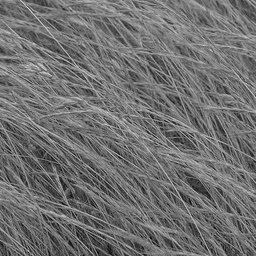
#> input picture Computer Vision/exercise1/grass.jpg, 256 x 256 px
$ jupyter execute --allow-errors 02_fourier.ipynb   (shell and % lines are left out)
#> lines starting #> are read from the running program, lines starting #| are printed output that depends on the picture
# Fourier transform

In this part, we look at the effect of filtering in Fourier space.

This gives us a different way of looking at images and yields deeper insights to what is going on when we apply a filter or downsample an image.

[cell 1]
import matplotlib as mpl
import matplotlib.pyplot as plt
import scipy.signal
import numpy as np
from scipy import ndimage
import cv2

## Some convenience functions

[cell 2]
def imread_gray(filename):
    """Read grayscale image from our data directory."""
#> called with filename = 'grass.jpg'
    return cv2.imread(filename, cv2.IMREAD_GRAYSCALE).astype(np.float32)
#> returned value: shape (256, 256) float32; min 6, max 224, mean 112.4
#> call 2 of imread_gray, with filename = 'zebras.jpg'
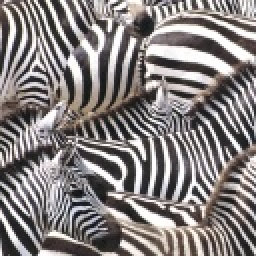
#> input picture Computer Vision/exercise1/zebras.jpg, 128 x 128 px (shown 2 times larger)

def convolve_with_two(image, kernel1, kernel2):
    """Apply two filters, one after the other."""
    image = ndimage.convolve(image, kernel1, mode='wrap')
    image = ndimage.convolve(image, kernel2, mode='wrap')
    return image

def fourier_spectrum(im):
    normalized_im = im / np.sum(im)
    f = np.fft.fft2(normalized_im)
    return np.fft.fftshift(f)

def log_magnitude_spectrum(im):
    return np.log(np.abs(fourier_spectrum(im))+1e-8)

def plot_with_spectra(images, titles):
    """Plots a list of images in the first column and the logarithm of their
    magnitude spectrum in the second column."""

    assert len(images) == len(titles)
    n_cols = 2
    n_rows = len(images)
#> n_rows = 3
    fig, axes = plt.subplots(
        n_rows, 2, figsize=(n_cols * 4, n_rows * 4),
        squeeze=False)

    spectra = [log_magnitude_spectrum(im) for im in images]
#> spectra = 3 items

    lower = min(np.percentile(s, 0.1) for s in spectra)
#> lower = -15.65
    upper = min(np.percentile(s, 99.999) for s in spectra)
#> upper = -2.53
    normalizer = mpl.colors.Normalize(vmin=lower, vmax=upper)

    for ax, image, spectrum, title in zip(axes, images, spectra, titles):
        ax[0].imshow(image, cmap='gray')
        ax[0].set_title(title)
        ax[0].set_axis_off()
        c = ax[1].imshow(spectrum, norm=normalizer, cmap='viridis')
        ax[1].set_title('Log magnitude spectrum')
        ax[1].set_axis_off()
#> this loop made 3 passes
#> title on passes 1 to 3: 'Grass image', 'Zebra image', 'Pattern image'

    fig.tight_layout()

def generate_pattern():
    x = np.linspace(0, 1, 256, endpoint=False)
    y = np.sin(x**2 * 16 * np.pi)
    return np.outer(y,y)/2+0.5

im_grass = imread_gray('grass.jpg')
im_zebras = imread_gray('zebras.jpg')
im_pattern = generate_pattern()

## Plotting demo
This is how you can load example images and plot the logarithm of its magnitude spectrum.

Low frequencies appear near the center and higher frequencies towards the outside.

Greener (lighter) colors mean higher values. The color scale is consistent within the subplots of a single plot, but may differ in different plots.

[cell 3]
plot_with_spectra([im_grass, im_zebras, im_pattern], ['Grass image', 'Zebra image', 'Pattern image'])
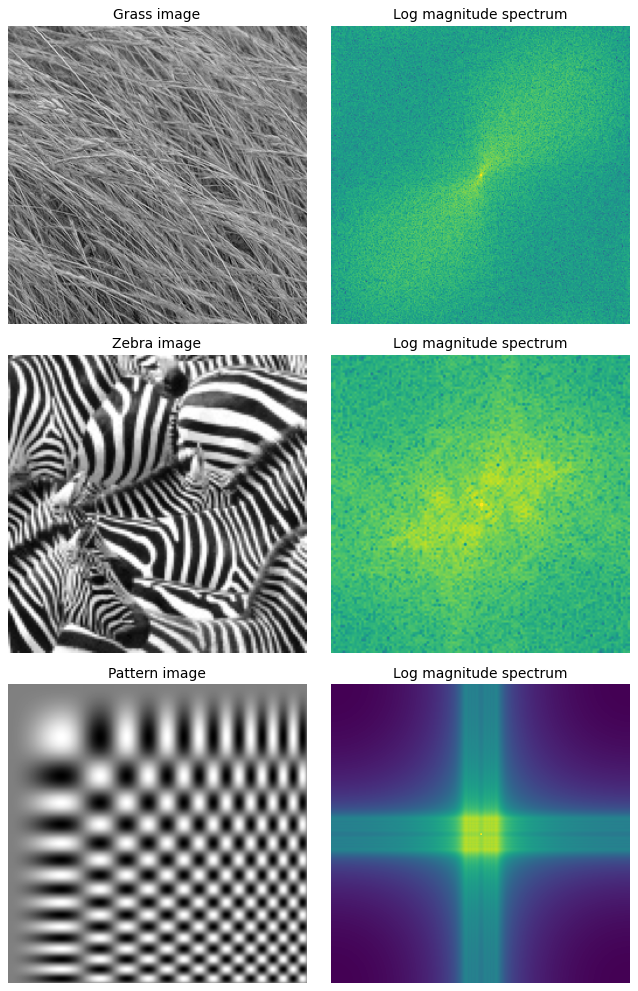
#> figure drawn by matplotlib, 6 panels

## (a) Blurring

Consider one of the images (`im_grass` is a good choice).

### i)
Implement `filter_box(image, size)` that outputs the box-filtered version of `image`, using `convolve_with_two` (since the box filter is separable). The parameter `size` refers to the side length of the box filter.

### ii)
Implement `filter_gauss(image, kernel_factor, sigma)` using `convolve_with_two`. The parameter `kernel_factor` defines the half size of the kernel relative to sigma (our rule of thumb from the lecture was to set this as 3).

Plot the image and its blurred versions (with the box and the Gauss filter) along with their spectra using `plot_with_spectra()`.

Vary the size of the box filter. What do you observe? For the Gaussian, change sigma.  What happens if you increase or decrease the `kernel_factor` compared to our rule-of-thumb value 3?

[cell 4]
def gauss(x, sigma):
    # YOUR CODE HERE
    raise NotImplementedError()

def filter_gauss(image, kernel_factor, sigma):
    # YOUR CODE HERE
    raise NotImplementedError()

def filter_box(image, sigma):
    # YOUR CODE HERE
    raise NotImplementedError()

sigma = 3
im = im_grass
#> (the rest of this cell did not finish here and is left out)

## (b) Sampling and aliasing

### i)

Implement a function `sample_with_gaps(image, period)`, where `period` is an integer and defines the distance between two sampled points in pixels. The output should have the same size as `image` but have zeros everywhere except at the sampled points, where it should be equal to `image`. For example if `period=2` then every second row and every second column of the image should be zero in the output.

Using `sample_with_gaps`, sample the `im_zebras` image with a period of 2 pixels and plot the original and sampled images along with their spectra.

### iii)
Implement `sample_without_gaps(image, period)`, which is like `sample_with_gaps` but the output does not contain gaps (rows and columns of zeros) and therefore the output size is smaller. What effect do you see in the resulting magnitude spectrum, compared to `sample_with_gaps`?

[cell 5]
N=2
def sample_with_gaps(im, period):
    # YOUR CODE HERE
    raise NotImplementedError()

def sample_without_gaps(im, period):
    # YOUR CODE HERE
    raise NotImplementedError()

im = im_zebras
#> (the rest of this cell did not finish here and is left out)

### ii)
Consider the image `im_pattern` and sample it with a period of 4, 8 and 16 and plot the resulting spectra. What happens as you increase the sampling period?
Now look at what happens when **Gaussian blurring** is applied before sampling, with different sigma values. Approximately what sigma do you need for avoiding artifacts when `period=16`?

[cell 6]
N=16
image = im_pattern
#> (the rest of this cell did not finish here and is left out)
